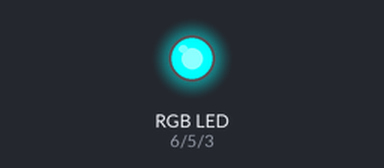
Simulated run of this sketch. Board: Arduino Uno, built with avr-gcc and run on an emulated ATmega328P. Shown: an RGB LED mixed from three pins (HIGH = lit).

Above: at 0.05 s.
At 0.65 s:
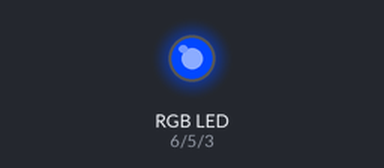
At 1.25 s:
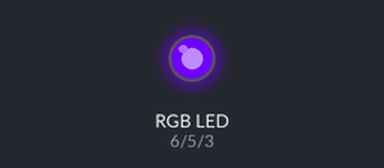
At 2.45 s:
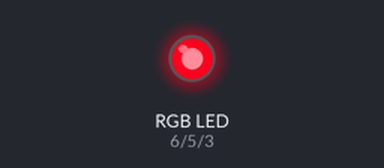
At 3.65 s:
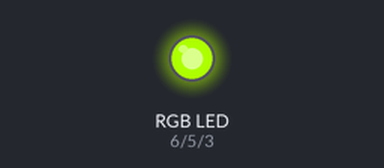
At 4.85 s:
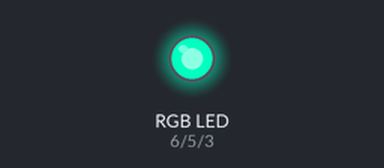
Timing chart, 0 to 6.6 s (numbered marks = the images above):
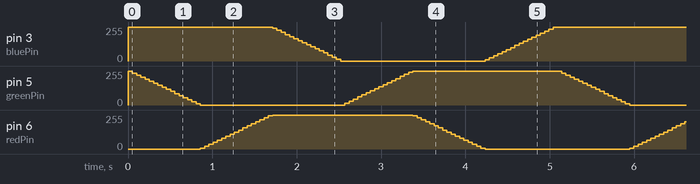

The sketch:

002.ino
```cpp
int redPin = 6;
int greenPin = 5;
int bluePin = 3;
float col[3];
float hue = 0.0;
void setup() {
  pinMode(redPin, OUTPUT);
  pinMode(greenPin, OUTPUT);
  pinMode(bluePin, OUTPUT);
}
void loop() {
  setColor(hsv2rgb(hue, 1.0, 1.0, col));
  delay(50);
  hue += 0.01;
  if (hue >= 1.0) hue = 0.0;
}
void setColor(float * rgb) {
  analogWrite(redPin, (int)((1.0 - rgb[0]) * 255));
  analogWrite(greenPin, (int)((1.0 - rgb[1]) * 255));
  analogWrite(bluePin, (int)((1.0 - rgb[2]) * 255));
}
// HSV->RGB conversion based on GLSL version
// expects hsv channels defined in 0.0 .. 1.0 interval
float fract(float x) {
  return x - int(x);
}
float mix(float a, float b, float t) {
  return a + (b - a) * t;
}
float step(float e, float x) {
  return x < e ? 0.0 : 1.0;
}
float * hsv2rgb(float h, float s, float b, float * rgb) {
  rgb[0] = b * mix(1.0, constrain(abs(fract(h + 1.0) * 6.0 - 3.0) - 1.0, 0.0, 1.0), s);
  rgb[1] = b * mix(1.0, constrain(abs(fract(h + 0.6666666) * 6.0 - 3.0) - 1.0, 0.0,
    1.0), s);
  rgb[2] = b * mix(1.0, constrain(abs(fract(h + 0.3333333) * 6.0 - 3.0) - 1.0, 0.0,
    1.0), s);
  return rgb;
}
```
